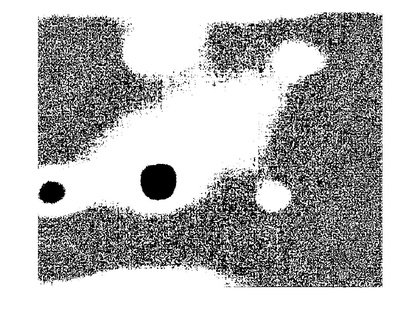
%> input picture IRT/oriimg/Gredient/15inch-1.jpg, 420 x 321 px, shrunk from 1250 x 956 before the run; its folder holds only this picture in this run
$ octave gredient_main.m   (GNU Octave 9; MATLAB toolbox functions it lacks are replaced by stand-ins)
%> lines starting %> are read from the running program, lines starting %| are printed output that depends on the picture; in (x1, y1, x2, y2) boxes, pixels count from 0 and x2, y2 are one past the last pixel; in counts of white or black regions, pixels touching at a corner belong together; the program's own positions count from 1
### IRT/bini.m
function [image1] = bini(image)
%UNTITLED3 ??????????????????
%   ????????????
[m,n]=size(image);
for i=1:m
    for j=1:n
        if image(i,j)>0
            image1(i,j)=1;
        else
            image1(i,j)=0;

        end

    end
end
end

### IRT/gredient_main.m
%% multi-gredient

clc;
clear;
pathname=uigetdir('*.*','select a dir');
%> the answer given: oriimg/Gredient
imgdir=dir([pathname,'/*.jpg']);
for kk=1:length(imgdir)
    img=imread([pathname,'/',imgdir(kk).name]);
%> img is the input picture: size 321x420x3 uint8; min 0, max 255, mean 185.6
img1=rgb2gray(img);
img2=img1;
b=img(:,:,2);
[m,n]=size(b);
%> m = 321; n = 420
c=zeros(m,n);
d=zeros(m,n);
e=zeros(m,n);
g=zeros(m,n);
for i=1:m
    for j=1:n
        if b(i,j)<120
            c(i,j)=b(i,j);
        else
            d(i,j)=b(i,j);
        end
    end
end
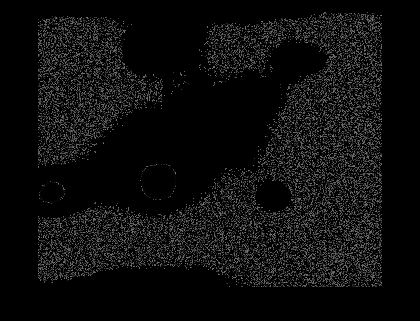
%> c: size 321x420 double; min 0, max 119, mean 14.1
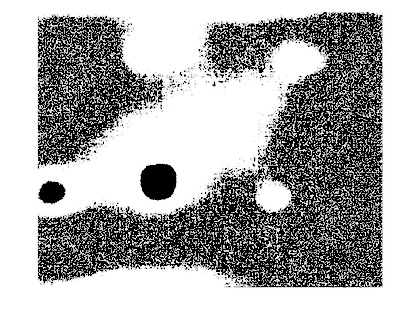
%> d: size 321x420 double; min 0, max 255, mean 171.5
for i=1:m
    for j=1:n
        if c(i,j)>80
            e(i,j)=0;
        else
            e(i,j)=c(i,j);
        end
        if c(i,j)>90
            g(i,j)=0;
        else
            g(i,j)=c(i,j);
        end
    end
end
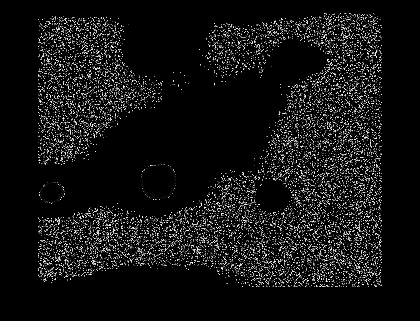
%> e: size 321x420 double; min 0, max 80, mean 6.4; drawn with min black and max white
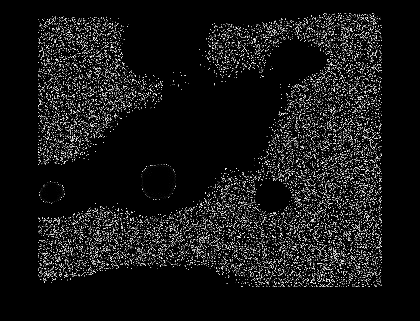
%> g: size 321x420 double; min 0, max 90, mean 8.1; drawn with min black and max white
f(:,:,1)=g*255;
f(:,:,2)=(c-e)*255;
f(:,:,3)=0;
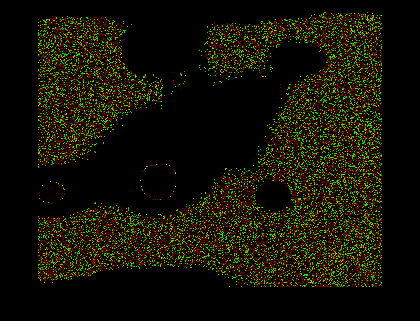
%> f: size 321x420x3 double; mean R, G, B 2062.6, 1968.2, 0; drawn with min black and max white
f1=rgb2gray(f);
for i=1:m
    for j=1:n
        if 255*f1(i,j)==0
        else
            img1(i,j)=0;

        end

    end
end
bl=bini(f(:,:,1));
%> after the loop in bini, `for i=1:m`:
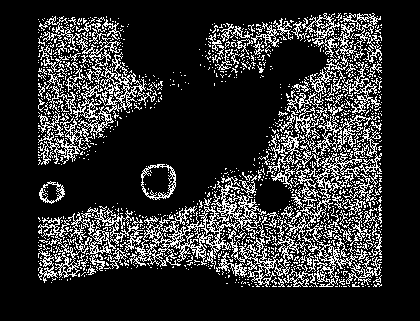
%> image1: size 321x420 double; values 0 (black) and 1 (white), 18.4% white in thin lines or dots, all inside (x1, y1, x2, y2) = (38, 13, 382, 287)
L = bwlabel(bl,4);

h=figure(kk);
imshow(c);
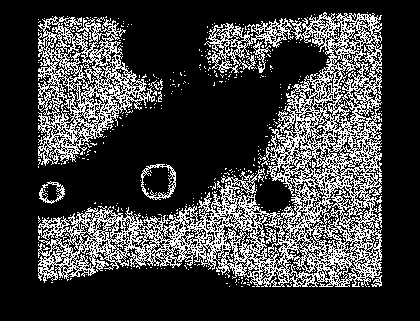
%> displayed picture: size 321x420, on the screen's scale of 0 to 255; 24.2% white in thin lines or dots, all inside (x1, y1, x2, y2) = (38, 12, 382, 287)

saveas(h,[pathname,'/Gredient/',imgdir(kk).name])     %save
   close(kk)            %close figure

end

$ run again, on IRT/oriimg/Gredient/18inch-2nd-1-right.jpg
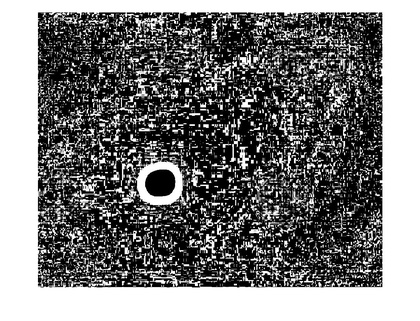
%> input picture IRT/oriimg/Gredient/18inch-2nd-1-right.jpg, 420 x 321 px, shrunk from 1250 x 956 before the run
%> img is the input picture: size 321x420x3 uint8; min 0, max 255, mean 124.4
%> after the loop in bini, `for i=1:m`:
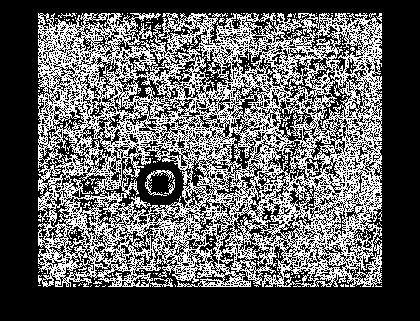
%> image1: size 321x420 double; values 0 (black) and 1 (white), 37.2% white in thin lines or dots, all inside (x1, y1, x2, y2) = (38, 13, 382, 287)
%> `imshow(c);`:
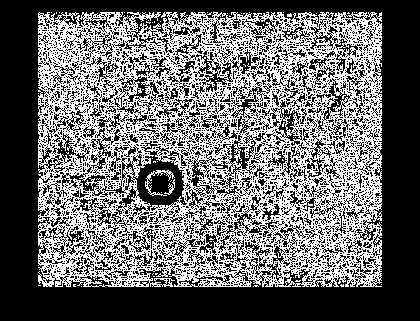
%> displayed picture: size 321x420, on the screen's scale of 0 to 255; 41.7% white in thin lines or dots, all inside (x1, y1, x2, y2) = (38, 12, 382, 287)

$ run again, on IRT/oriimg/Gredient/18inch-2nd-left-1.jpg
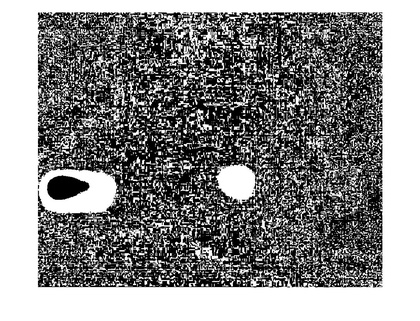
%> input picture IRT/oriimg/Gredient/18inch-2nd-left-1.jpg, 420 x 321 px, shrunk from 1250 x 956 before the run
%> img is the input picture: size 321x420x3 uint8; min 0, max 255, mean 137.5
%> `imshow(c);`:
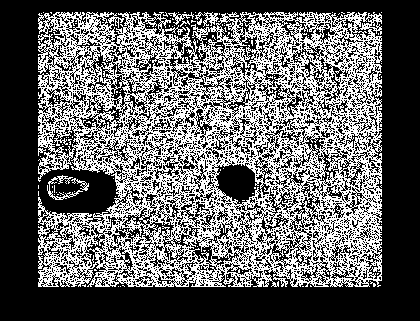
%> displayed picture: size 321x420, on the screen's scale of 0 to 255; 39.4% white in thin lines or dots, all inside (x1, y1, x2, y2) = (38, 12, 382, 287)
